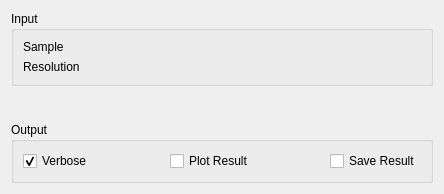
<?xml version="1.0" encoding="UTF-8"?>
<ui version="4.0">
 <class>Fury</class>
 <widget class="QWidget" name="Fury">
  <property name="geometry">
   <rect>
    <x>0</x>
    <y>0</y>
    <width>444</width>
    <height>194</height>
   </rect>
  </property>
  <property name="windowTitle">
   <string>Form</string>
  </property>
  <layout class="QVBoxLayout" name="layoutFury">
   <item>
    <widget class="QGroupBox" name="gbInput">
     <property name="title">
      <string>Input</string>
     </property>
     <layout class="QGridLayout" name="layoutFiles">
      <item row="2" column="0">
       <widget class="QLabel" name="lbResolution">
        <property name="sizePolicy">
         <sizepolicy hsizetype="Fixed" vsizetype="Preferred">
          <horstretch>0</horstretch>
          <verstretch>0</verstretch>
         </sizepolicy>
        </property>
        <property name="text">
         <string>Resolution</string>
        </property>
       </widget>
      </item>
      <item row="1" column="0">
       <widget class="QLabel" name="lbSample">
        <property name="sizePolicy">
         <sizepolicy hsizetype="Fixed" vsizetype="Preferred">
          <horstretch>0</horstretch>
          <verstretch>0</verstretch>
         </sizepolicy>
        </property>
        <property name="text">
         <string>Sample</string>
        </property>
       </widget>
      </item>
      <item row="1" column="1" colspan="2">
       <widget class="MantidQt::MantidWidgets::DataSelector" name="dsInput" native="true">
        <property name="sizePolicy">
         <sizepolicy hsizetype="Minimum" vsizetype="Fixed">
          <horstretch>0</horstretch>
          <verstretch>0</verstretch>
         </sizepolicy>
        </property>
        <property name="loadLabelText" stdset="0">
         <string>Plot Input</string>
        </property>
        <property name="workspaceSuffixes" stdset="0">
         <stringlist>
          <string>_red</string>
          <string>_sqw</string>
         </stringlist>
        </property>
        <property name="fileBrowserSuffixes" stdset="0">
         <stringlist>
          <string>_red.nxs</string>
          <string>_sqw.nxs</string>
         </stringlist>
        </property>
        <property name="showLoad" stdset="0">
         <bool>false</bool>
        </property>
       </widget>
      </item>
      <item row="2" column="1" colspan="2">
       <widget class="MantidQt::MantidWidgets::DataSelector" name="dsResolution" native="true">
        <property name="sizePolicy">
         <sizepolicy hsizetype="Minimum" vsizetype="Fixed">
          <horstretch>0</horstretch>
          <verstretch>0</verstretch>
         </sizepolicy>
        </property>
        <property name="autoLoad" stdset="0">
         <bool>true</bool>
        </property>
        <property name="workspaceSuffixes" stdset="0">
         <stringlist>
          <string>_res</string>
          <string>_red</string>
          <string>_sqw</string>
         </stringlist>
        </property>
        <property name="fileBrowserSuffixes" stdset="0">
         <stringlist>
          <string>_res.nxs</string>
          <string>_red.nxs</string>
          <string>_sqw.nxs</string>
         </stringlist>
        </property>
        <property name="showLoad" stdset="0">
         <bool>false</bool>
        </property>
       </widget>
      </item>
     </layout>
    </widget>
   </item>
   <item>
    <layout class="QHBoxLayout" name="loFury">
     <item>
      <layout class="QVBoxLayout" name="properties"/>
     </item>
     <item>
      <widget class="MantidQt::MantidWidgets::PreviewPlot" name="ppPlot" native="true">
       <property name="canvasColour" stdset="0">
        <color>
         <red>255</red>
         <green>255</green>
         <blue>255</blue>
        </color>
       </property>
       <property name="showLegend" stdset="0">
        <bool>true</bool>
       </property>
      </widget>
     </item>
    </layout>
   </item>
   <item>
    <widget class="QGroupBox" name="gbOutput">
     <property name="title">
      <string>Output</string>
     </property>
     <layout class="QHBoxLayout" name="horizontalLayout_9">
      <item>
       <widget class="QCheckBox" name="ckVerbose">
        <property name="enabled">
         <bool>true</bool>
        </property>
        <property name="text">
         <string>Verbose</string>
        </property>
        <property name="checked">
         <bool>true</bool>
        </property>
       </widget>
      </item>
      <item>
       <spacer name="horizontalSpacer_0">
        <property name="orientation">
         <enum>Qt::Horizontal</enum>
        </property>
        <property name="sizeHint" stdset="0">
         <size>
          <width>40</width>
          <height>20</height>
         </size>
        </property>
       </spacer>
      </item>
      <item>
       <widget class="QCheckBox" name="ckPlot">
        <property name="text">
         <string>Plot Result</string>
        </property>
       </widget>
      </item>
      <item>
       <spacer name="horizontalSpacer_1">
        <property name="orientation">
         <enum>Qt::Horizontal</enum>
        </property>
        <property name="sizeHint" stdset="0">
         <size>
          <width>40</width>
          <height>20</height>
         </size>
        </property>
       </spacer>
      </item>
      <item>
       <widget class="QCheckBox" name="ckSave">
        <property name="text">
         <string>Save Result</string>
        </property>
       </widget>
      </item>
     </layout>
    </widget>
   </item>
  </layout>
 </widget>
 <customwidgets>
  <customwidget>
   <class>MantidQt::MantidWidgets::DataSelector</class>
   <extends>QWidget</extends>
   <header>MantidQtMantidWidgets/DataSelector.h</header>
  </customwidget>
  <customwidget>
   <class>MantidQt::MantidWidgets::PreviewPlot</class>
   <extends>QWidget</extends>
   <header>MantidQtMantidWidgets/PreviewPlot.h</header>
   <container>1</container>
  </customwidget>
 </customwidgets>
 <resources/>
 <connections/>
</ui>
